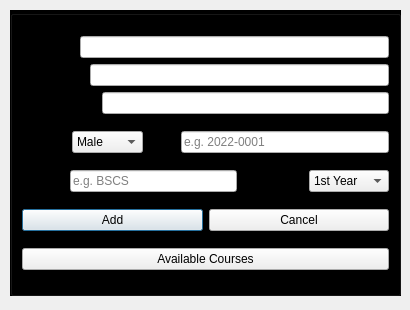
<?xml version="1.0" encoding="UTF-8"?>
<ui version="4.0">
 <class>Adding</class>
 <widget class="QDialog" name="Adding">
  <property name="geometry">
   <rect>
    <x>0</x>
    <y>0</y>
    <width>410</width>
    <height>310</height>
   </rect>
  </property>
  <property name="windowTitle">
   <string>Dialog</string>
  </property>
  <widget class="QGroupBox" name="groupBox">
   <property name="geometry">
    <rect>
     <x>10</x>
     <y>10</y>
     <width>391</width>
     <height>286</height>
    </rect>
   </property>
   <property name="styleSheet">
    <string notr="true">QGroupBox {
                           background-color: black;
                        
                         }</string>
   </property>
   <property name="title">
    <string/>
   </property>
   <layout class="QVBoxLayout" name="verticalLayout_2">
    <item>
     <layout class="QVBoxLayout" name="verticalLayout">
      <item>
       <layout class="QHBoxLayout" name="horizontalLayout">
        <item>
         <widget class="QLabel" name="label">
          <property name="text">
           <string>Surname:</string>
          </property>
         </widget>
        </item>
        <item>
         <widget class="QLineEdit" name="surname"/>
        </item>
       </layout>
      </item>
      <item>
       <layout class="QHBoxLayout" name="horizontalLayout_2">
        <item>
         <widget class="QLabel" name="label_2">
          <property name="text">
           <string>First Name:</string>
          </property>
         </widget>
        </item>
        <item>
         <widget class="QLineEdit" name="firstname"/>
        </item>
       </layout>
      </item>
      <item>
       <layout class="QHBoxLayout" name="horizontalLayout_3">
        <item>
         <widget class="QLabel" name="label_3">
          <property name="text">
           <string>Middle Name:</string>
          </property>
         </widget>
        </item>
        <item>
         <widget class="QLineEdit" name="middlename"/>
        </item>
       </layout>
      </item>
     </layout>
    </item>
    <item>
     <layout class="QHBoxLayout" name="horizontalLayout_8">
      <item>
       <layout class="QHBoxLayout" name="horizontalLayout_5">
        <item>
         <widget class="QLabel" name="label_5">
          <property name="text">
           <string>Gender:</string>
          </property>
         </widget>
        </item>
        <item>
         <widget class="QComboBox" name="gender">
          <item>
           <property name="text">
            <string>Male</string>
           </property>
          </item>
          <item>
           <property name="text">
            <string>Female</string>
           </property>
          </item>
         </widget>
        </item>
       </layout>
      </item>
      <item>
       <layout class="QHBoxLayout" name="horizontalLayout_4">
        <item>
         <widget class="QLabel" name="label_4">
          <property name="text">
           <string>ID #:</string>
          </property>
         </widget>
        </item>
        <item>
         <widget class="QLineEdit" name="idnum">
          <property name="placeholderText">
           <string>e.g. 2022-0001</string>
          </property>
         </widget>
        </item>
       </layout>
      </item>
     </layout>
    </item>
    <item>
     <layout class="QHBoxLayout" name="horizontalLayout_9">
      <item>
       <layout class="QHBoxLayout" name="horizontalLayout_7">
        <item>
         <widget class="QLabel" name="label_7">
          <property name="text">
           <string>Course:</string>
          </property>
         </widget>
        </item>
        <item>
         <widget class="QLineEdit" name="coursecode">
          <property name="placeholderText">
           <string>e.g. BSCS</string>
          </property>
         </widget>
        </item>
       </layout>
      </item>
      <item>
       <layout class="QHBoxLayout" name="horizontalLayout_6">
        <item>
         <widget class="QLabel" name="label_6">
          <property name="text">
           <string>Year Level:</string>
          </property>
         </widget>
        </item>
        <item>
         <widget class="QComboBox" name="yerlvl">
          <item>
           <property name="text">
            <string>1st Year</string>
           </property>
          </item>
          <item>
           <property name="text">
            <string>2nd Year</string>
           </property>
          </item>
          <item>
           <property name="text">
            <string>3rd Year</string>
           </property>
          </item>
          <item>
           <property name="text">
            <string>4th Year</string>
           </property>
          </item>
         </widget>
        </item>
       </layout>
      </item>
     </layout>
    </item>
    <item>
     <layout class="QHBoxLayout" name="horizontalLayout_10">
      <item>
       <widget class="QPushButton" name="pushButton">
        <property name="text">
         <string>Add</string>
        </property>
       </widget>
      </item>
      <item>
       <widget class="QPushButton" name="pushButton_2">
        <property name="text">
         <string>Cancel</string>
        </property>
       </widget>
      </item>
     </layout>
    </item>
    <item>
     <widget class="QPushButton" name="avaiC">
      <property name="text">
       <string>Available Courses</string>
      </property>
     </widget>
    </item>
   </layout>
  </widget>
 </widget>
 <resources/>
 <connections/>
</ui>
